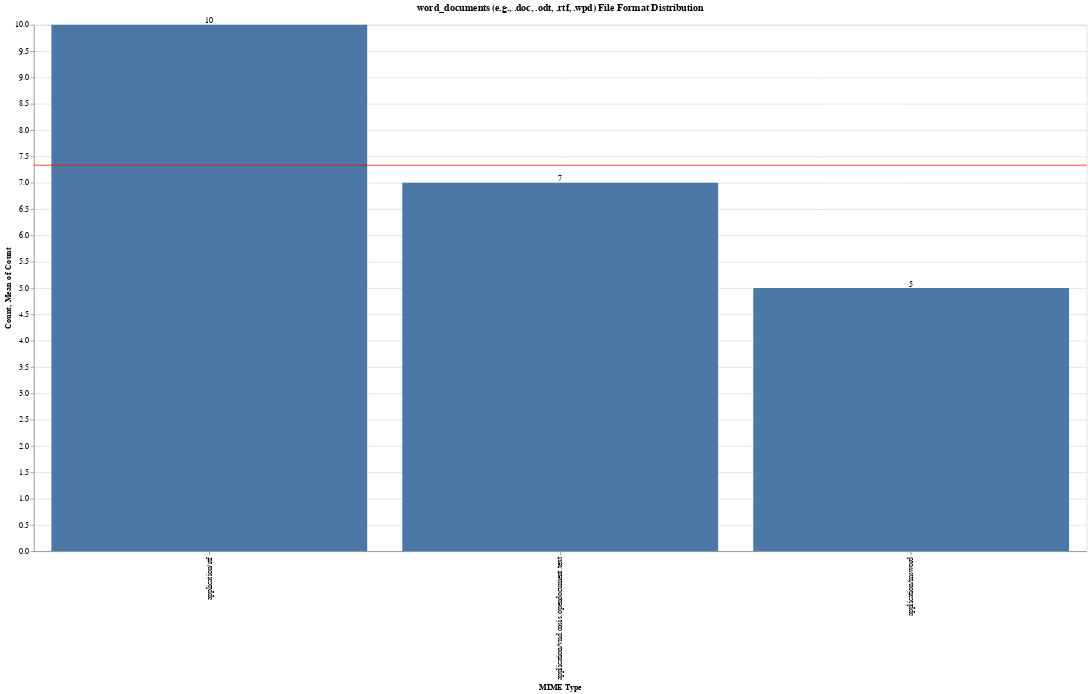

Notebook source saved alongside this figure:
### Markdown cell above
### How about a file format distribution?

What _kind_ of word documents files are present? We can discover this by checking their "media type", or [MIME type](https://en.wikipedia.org/wiki/Media_type).

### Code cell
word_documents_mime_types = (
    word_documents["mime_type_tika"]
    .value_counts()
    .head(5)
    .rename_axis("MIME Type")
    .reset_index(name="Count")
)

word_documents_mimes_bar = (
    alt.Chart(word_documents_mime_types)
    .mark_bar()
    .encode(x=alt.X("MIME Type:O", sort="-y"), y=alt.Y("Count:Q"))
)

word_documents_mime_rule = (
    alt.Chart(word_documents_mime_types).mark_rule(color="red").encode(y="mean(Count):Q")
)

word_documents_mime_text = word_documents_mimes_bar.mark_text(align="center", baseline="bottom").encode(
    text="Count:Q"
)

(word_documents_mimes_bar + word_documents_mime_rule + word_documents_mime_text).properties(
    width=1400, height=700, title="word_documents (e.g., .doc, .odt, .rtf, .wpd) File Format Distribution"
)

### Figure 1 — Vega-Lite specification as saved in the notebook (floating-point values rounded to 4 significant figures)
{"config": {"view": {"continuousWidth": 400, "continuousHeight": 300}}, "layer": [{"mark": "bar", "encoding": {"x": {"field": "MIME Type", "sort": "-y", "type": "ordinal"}, "y": {"field": "Count", "type": "quantitative"}}}, {"mark": {"type": "rule", "color": "red"}, "encoding": {"y": {"aggregate": "mean", "field": "Count", "type": "quantitative"}}}, {"mark": {"type": "text", "align": "center", "baseline": "bottom"}, "encoding": {"text": {"field": "Count", "type": "quantitative"}, "x": {"field": "MIME Type", "sort": "-y", "type": "ordinal"}, "y": {"field": "Count", "type": "quantitative"}}}], "data": {"name": "data-e796ee2a40a2345ece2c452305fa57f3"}, "height": 700, "title": "word_documents (e.g., .doc, .odt, .rtf, .wpd) File Format Distribution", "width": 1400, "$schema": "https://vega.github.io/schema/vega-lite/v4.17.0.json", "datasets": {"data-e796ee2a40a2345ece2c452305fa57f3": [{"MIME Type": "application/rtf", "Count": 10}, {"MIME Type": "application/vnd.oasis.opendocument.text", "Count": 7}, {"MIME Type": "application/msword", "Count": 5}]}}
